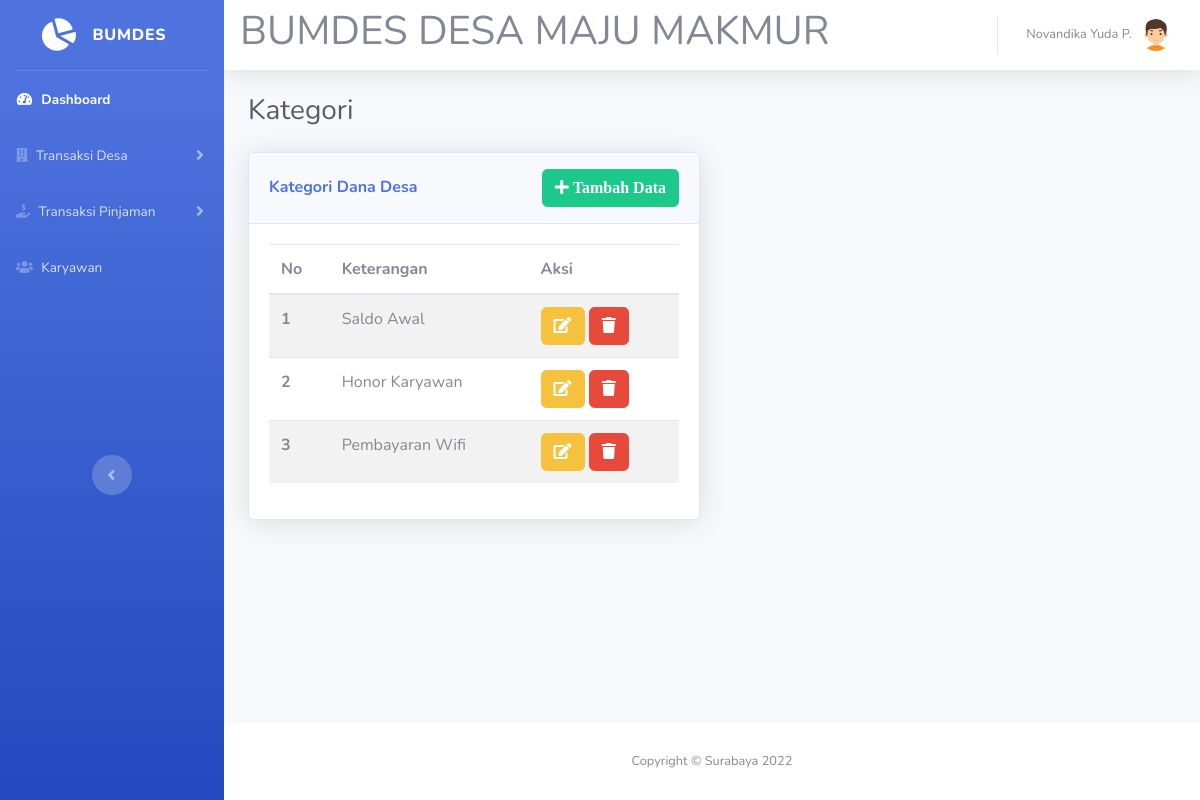
The app's page /kategori.php (signed in) with its own data.
### tables this page shows
CREATE TABLE `kategori` (
  `id` int(11) NOT NULL,
  `kategori` varchar(255) NOT NULL
);

### kategori.php (the view, shortened to what this page needs)
<!DOCTYPE html>
<html lang="en">
<head>
    <link href="vendor/fontawesome-free/css/all.min.css" rel="stylesheet" type="text/css">
    <link href="css/sb-admin-2.min.css" rel="stylesheet">
</head>
<body id="page-top">
<?php
    require ('koneksi.php');
    require ('sidebar.php');
?>
      <div id="content">
        <nav class="navbar navbar-expand navbar-light bg-white topbar mb-4 static-top shadow">
            <h1>BUMDES DESA MAJU MAKMUR</h1>
    <?php require 'user.php'; ?>
        </nav>
            <div class="container-fluid">
                <div class="d-sm-flex align-items-center justify-content-between mb-4">
                    <h1 class="h3 mb-0 text-gray-800">Kategori</h1>
                </div>
                <div class="row">
                    <div class="col-6">
                        <div class="card shadow mb-4">
                            <div class="card-header py-3 d-flex flex-row align-items-center justify-content-between">
                                <h6 class="m-0 font-weight-bold text-primary">Kategori Dana Desa</h6>
                                <button type="button" class="btn btn-success" data-toggle="modal" data-target="#myKategori"><i class="fa fa-plus"> Tambah Data</i></button>
                            </div>
                            <div class="card-body">
                                <div class="table-responsive">
                                    <table class="table table-hover table-striped w-100">
                                        <thead>
                                            <tr>
                                                <th>No</th>
                                                <th>Keterangan</th>
                                                <th>Aksi</th>
                                            </tr>
                                        </thead>
                                        <tbody>
                                            <?php
                                                $data = mysqli_query($koneksi, 'SELECT * FROM kategori');
                                                $no = 1;
                                                foreach($data as $d):
                                            ?>
                                            <tr>
                                                <th scope="row"><?= $no++; ?></th>
                                                <td><?= $d['kategori']; ?></td>
                                                <td>
                                                    <button class="btn btn-warning" data-toggle="modal" data-target="#myKategoriEdit<?= $d['id']; ?>"><i class="fa fa-edit"></i></button>
                                                    <button class="btn btn-danger" data-id="<?= $d['id'] ?>" onclick="hapus(this)"><i class="fa fa-trash"></i></button>
                                                </td>
                                            </tr>
                                            <?php endforeach; ?>
                                        </tbody>
                                    </table>
                                </div>
                            </div>
                        </div>
                    </div>
                </div>
            </div>
            </div>
            <?php foreach($data as $d): ?>
            </div>
            <?php endforeach; ?>
    <?php require 'footer.php'?>
    </body>
</html>

### records on screen
kategori: kategori "Saldo Awal"
kategori: kategori "Honor Karyawan"
kategori: kategori "Pembayaran Wifi"

### other values on screen
$_SESSION['nama'] "Novandika Yuda P."
